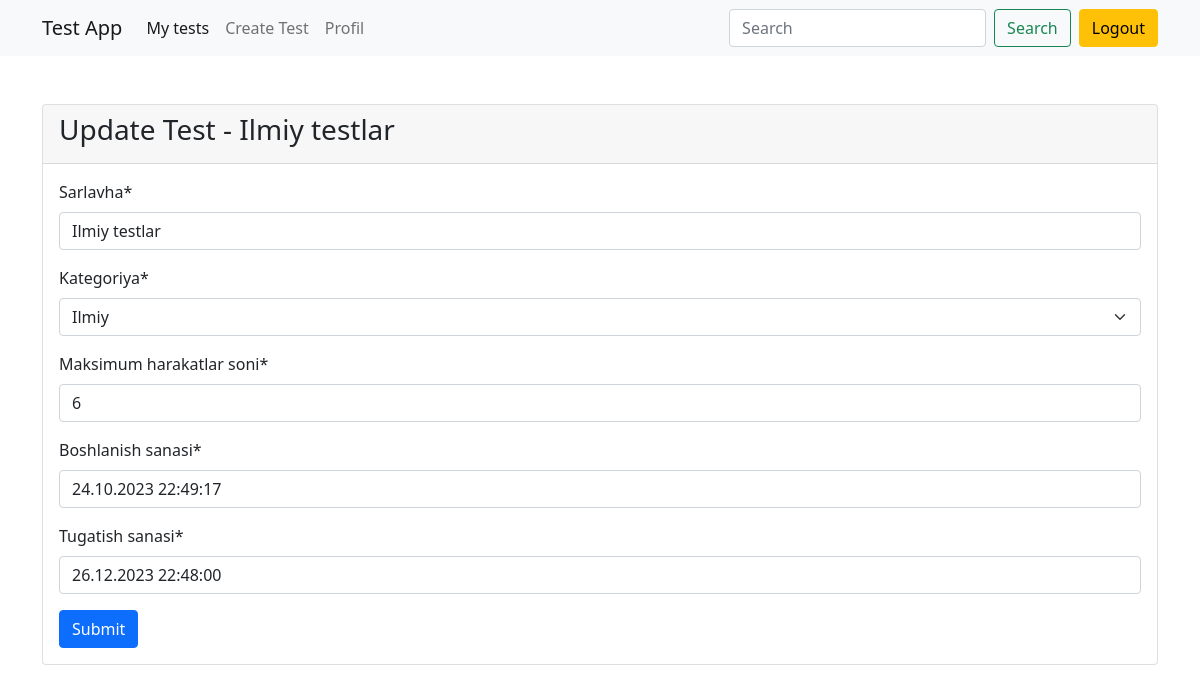
Page /update_test/5839b13a-b457-40d7-b931-bd72b358bb13/ (signed in) on the committed database.
### main/models.py (models this page shows, shortened)
class Test(models.Model):
    id = models.UUIDField(primary_key=True, default=uuid.uuid4, editable=False)
    author = models.ForeignKey(User, on_delete=models.CASCADE, verbose_name="avtor")
    category = models.ForeignKey(Category, on_delete=models.CASCADE, verbose_name="kategoriya")
    title = models.CharField(max_length=250, verbose_name="sarlavha")
    max_attemps = models.PositiveIntegerField(verbose_name="maksimum harakatlar soni")
    pass_percentage = models.PositiveIntegerField(default=60)
    start_date = models.DateTimeField(default=timezone.now, verbose_name="boshlanish sanasi")
    end_date = models.DateTimeField(default=(timezone.now()+timezone.timedelta(days=2)), verbose_name="tugatish sanasi")
    class Meta:
        verbose_name = "Test"
        verbose_name_plural = "Testlar"

### main/views.py (the view, shortened to what this page needs)
# urls.py: path("update_test/<uuid:test_id>/", update_test, name="update_test"),
@login_required(login_url="login")
def update_test(request, test_id):
    test = Test.objects.get(id=test_id)
    user = request.user
    if user == test.author:
        form = TestFrom(instance=test)
        return render(request, "update_test.html", {"form":form, "test":test})
    else:
        messages.error(request, "Bu test sizga tegishli emas!")
        return redirect('index')

### main/forms.py
class TestFrom(ModelForm):
    class Meta:
        model = Test
        fields = ["title", "category", "max_attemps", "start_date", "end_date"]

### main/models.py (called while the page is built)
    def __str__(self):
        return str(self.name)

### templates/update_test.html (shortened to what this page needs)
{% extends "base.html" %}
{% load crispy_forms_tags %}
{% block content %}
    <div class="card mt-5">
        <div class="card-header">
            <h3>Update Test - {{test.title}}</h3>
        </div>
        <div class="card-body">
            <form method="post">
                {{form|crispy}}
                <button class="btn btn-primary" type="submit">Submit</button>
            </form>
        </div>
    </div>
{% endblock content %}

### rows in the picture
Test: title "Ilmiy testlar", category "Ilmiy", max_attemps "6", start_date "24.10.2023 22:49:17", end_date "26.12.2023 22:48:00"
